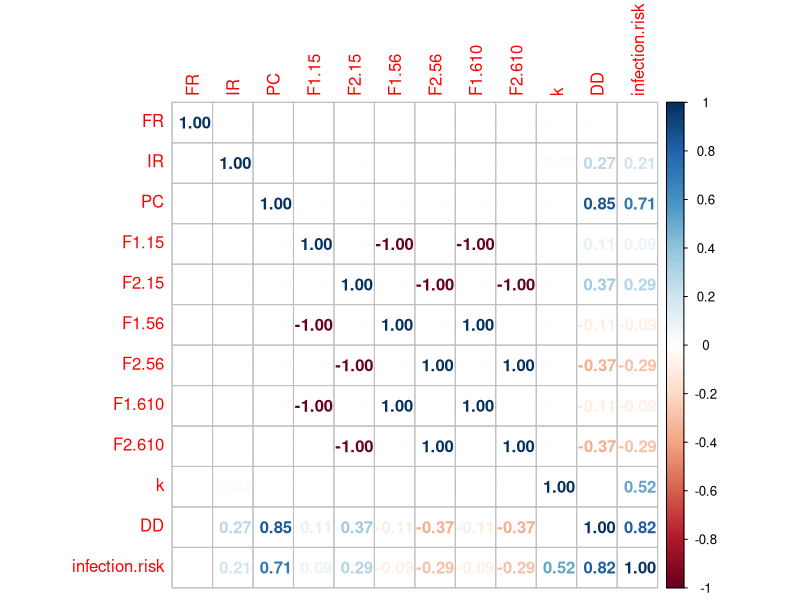
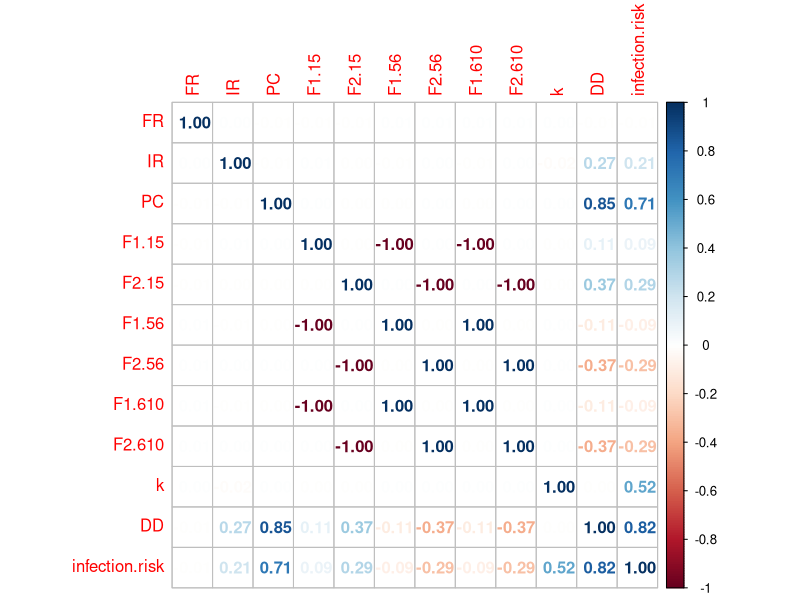
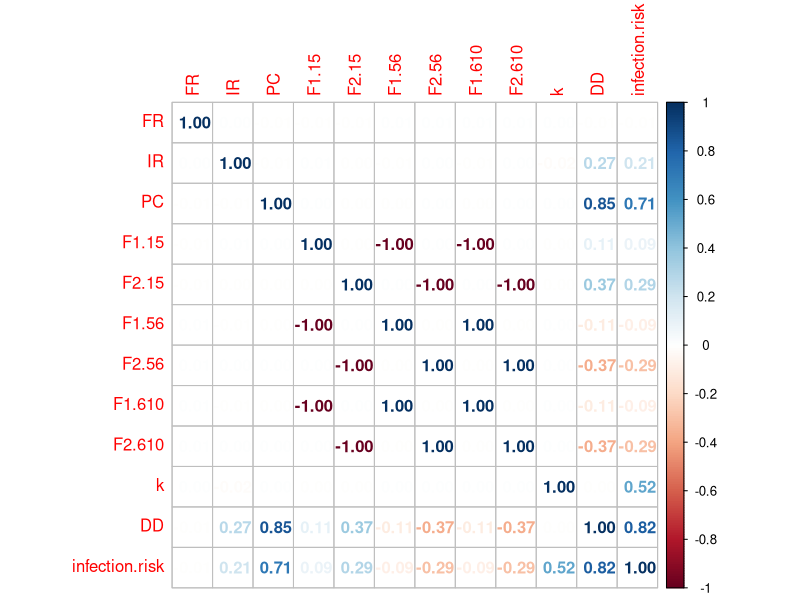
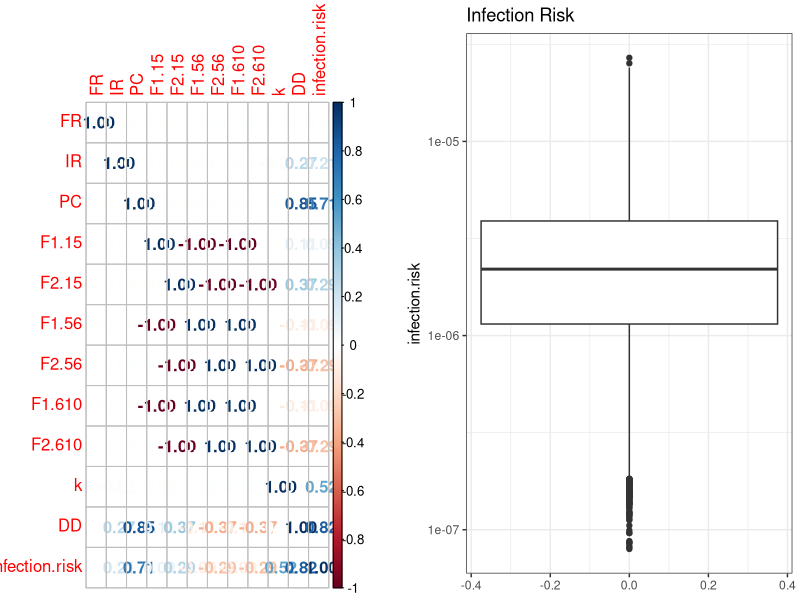
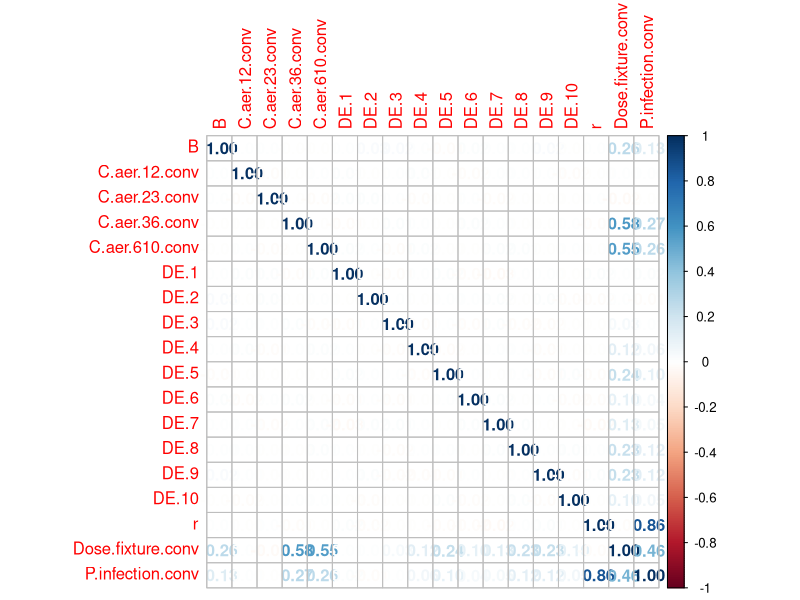
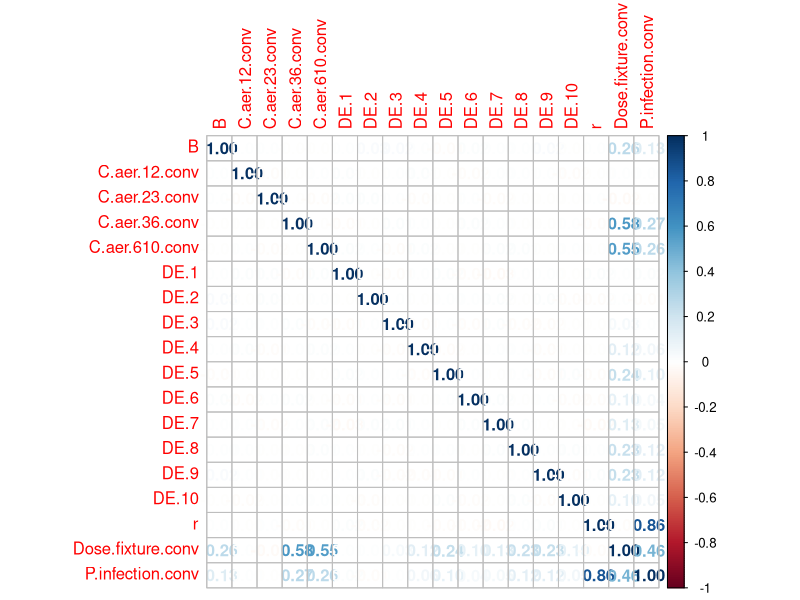
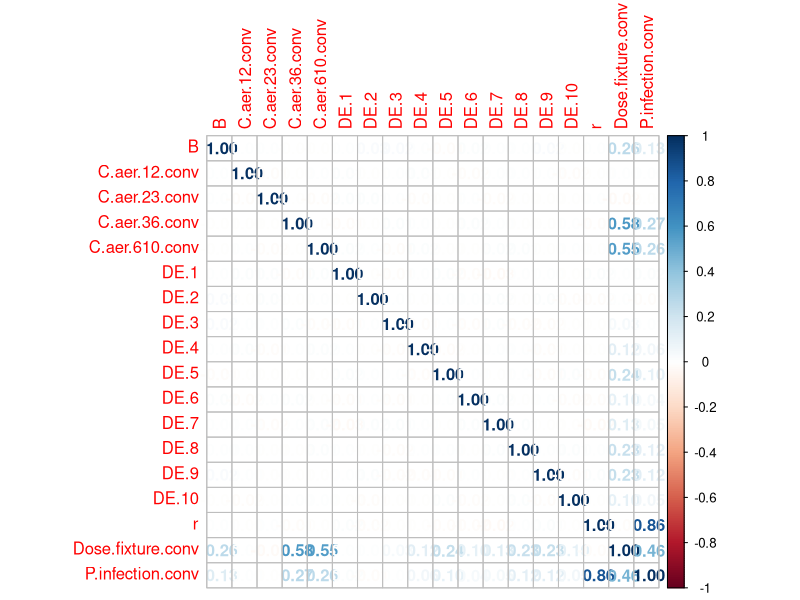
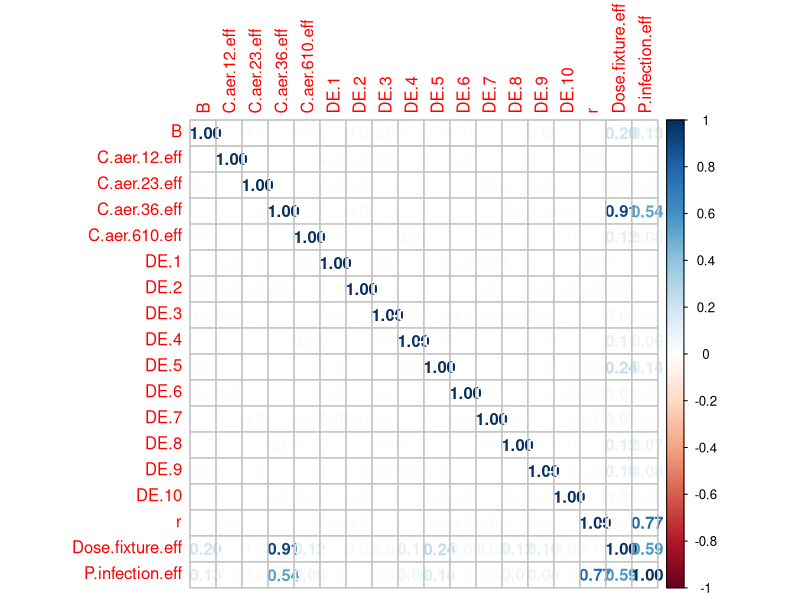

Source code (R) for these figures, in order:
# Amanda Wilson (AW)
# Environmental Health Sciences PhD student
# University of Arizona

#--------------------------Notes-----------------------------------------------------------

# 1/15/2020 - Began stochastic adjustments to Schoen & Ashbolt (2011) paper -AW



#------------------------------------------------------------------------------------------




#---------PART 1 - STOCHASTIC APPROACH TO SCHOEN & ASHBOLT (2011) MODEL--------------------



# This model is based on one discussed by Schoen & Ashbolt (2011) An in-premise model for
# Legionella exposure during showering events

schoen.ashbolt<-function(iterations,showerduration,C.water){
  
  #model function inputs
        #1-iterations
        #2-shower duration (minutes)
        #3-C.water (concentration of L. pneumophila in water - CFU/mL)
  
  #-----------model input parameters--------------------------
  
  #flow rate (L/hr)
  FR<-runif(iterations,350,370)
  #min = best estimate - 10 L/hr
  #max = best estimate + 10 L/hr
  #ARBITRARY BOUNDS RIGHT NOW
  
  #inhalation rate (m^3/hr)
  IR<-runif(iterations,0.72,1.5)
  #min = best estimate value
  #max = high value
  
  #partitioning coefficient
  PC<-runif(iterations,10^-6,1.9e-05)
  #min = low value
  #max = (Best estimate value - low value) + Best estimate value
  
  #-------aerosolizing parameters--------------------------------
  
  #----------aerosol size 1 - 5 um--------------
  
  #fraction of total aerosolized organisms in aeorosol size 1-5
  F1.15<-runif(iterations,0.75,1)
  #min = best estimate value
  #max = high value
  
  #fraction of total aerosols of size range 1-5um deposited at the alveoli
  F2.15<-runif(iterations,0.2,0.54)
  #min = best estimate value
  #max = high value
  
  #---------aerosol size 5 - 6 um---------------
  
  #fraction of total aerosolized organisms in aeorosol size 5-6
  F1.56<-(1-F1.15)*0.36
  #12% of aerosols other than 1-5
  
  #fraction of total aerosols of size range 5-6 deposited at the alveoli
  F2.56<-(1-F2.15)*0.125
  
  #--------aerosol size 6 - 10 um----------------
  
  #fraction of total aerosolized organisms in aerosol size 6-10
  F1.610<-(1-F1.15)*0.56
  
  #fraction of total aerosols of size range 6-10 deposited at the alveoli
  F2.610<-(1-F2.15)*0.0125
  
  ###########################################################
  
  #concentration of legionella in water (CFU/L)
  #c.water<-W.water/V.water #I think this equation is only needed if accounting for biofilm
  
  #exponential dose response
  k<-rlnorm(iterations,-2.93,0.49)
  #k<-5.99e-02
  #initializing vectors
  DD<-rep(0,iterations)
  infection.risk<-rep(0,iterations)
  
  C.air<-rep(0,iterations)
  V.air<-rep(0,iterations)
  exposure<-rep(0,iterations)
  exposure.char<-rep(0,iterations)
  
    #convert minutes to hour by dividing by 60
    exposure<-showerduration/60
    
    #volume of water used in shower  
    V.water<-FR*exposure
    
    V.air<-IR*exposure
    
    C.water.converted<-C.water*1000 #convert CFU/mL to CFU/L
    
    #concentration of legionella in air (CFU/m^3)
    C.air<-C.water.converted*PC
    
    #calculating deposited dose
    DD<-C.air*V.air*((F1.15*F2.15)+(F1.56*F2.56)+(F1.610*F2.610))
    
    #calculating infection risk
    infection.risk<-1-exp(-k*(DD))
    
    #saving inputs and outputs
    
    model<<-data.frame(FR=FR,IR=IR,PC=PC,F1.15=F1.15,F2.15=F2.15,F1.56=F1.56,F2.56=F2.56,F1.610=F1.610,
                       F2.610=F2.610,k=k,DD=DD,infection.risk=infection.risk)
    require(ggplot2)
    require(ggpubr)
    require(corrplot)
    require(gridExtra)
    require(grid)
    require(gridGraphics)
    
    mydata.cor=cor(model,method=c("spearman"))

    corrplot(mydata.cor,method="number")
    grid.echo()
    plot1<-grid.grab()
    #grid.draw(plot1)
    
    plot2<-ggplot(data=model)+geom_boxplot(aes(y=infection.risk))+ggtitle("Infection Risk")+
      scale_y_continuous(trans="log10")+theme_bw()
    
    windows()
    grid.arrange(plot1,plot2,nrow=1,ncol=2)
    
  }
  

schoen.ashbolt(10000,8,.1)


#--------PART 2 - HAMILTON ET AL. (2019) MODEL----------------------------------------------

# This model is based on one discussed by Hamilton et al. (2019) Risk-based critical levels
# of Legionella pneumophila for indoor water uses. Environmental Science & Technology.

# "volume of aerosols of various size diameters that are large enough to hold
# L. pneumophila bacteria but small enough to deposit at the alveoli (1 um < diameter < 10um)
# were considered" - equation 2 from paper
  

hamilton<-function(iterations,showerduration,C.water){
  
  
  #model function inputs
  #1-iterations
  #2-shower duration (minutes)
  #3-C.water (concentration of L. pneumophila in water - CFU/mL)


#truncnorm dist
require(truncnorm)

#vectors for loop

#Dose for conventional fixture
Dose.fixture.conv<-rep(0,iterations)

#Dose for water efficient fixture
Dose.fixture.eff<-rep(0,iterations)

#Breathing rate
B<-rep(0,iterations)

#Exposure time
t.shower<-rep(0,iterations)

#Concentration of legionella in water
C.leg<-rep(0,iterations)

#Probability of infection - conventional fixture
P.infection.conv<-rep(0,iterations)

#Probability of infection water efficient fixture
P.infection.eff<-rep(0,iterations)

  #Breathing rate (m^3/min)
  B<-runif(iterations,0.013,0.017)
  
  #Exposure duration (min)
  t.shower<-showerduration
  
  #Legionella concentration
  C.leg<-C.water*1000
  
  #CONVENTIONAL
  #concentration of aerosols at diameter 1-2
  C.aer.12.conv<-rlnorm(iterations,17.5,0.30)
  
  #concentration of aerosols at diameter 2-3
  C.aer.23.conv<-rlnorm(iterations,17.5,0.17)
  
  #concentration of aerosols at diameter 3-6
  C.aer.36.conv<-rlnorm(iterations,19.5,0.35)
  
  #concentration of aerosols at diameter 6-10
  C.aer.610.conv<-rlnorm(iterations,20,0.31)
  
  #WATER EFFICIENT
  #concentration of aerosols at diameter 1-2
  C.aer.12.eff<-rlnorm(iterations,18.1,0.57)
  #concentration of aerosols at diameter 2-3
  C.aer.23.eff<-rlnorm(iterations,17.9,0.64)
  #concentration of aerosols at diameter 3-6
  C.aer.36.eff<-rlnorm(iterations,18.7,0.52)
  #concentration of aerosols at diameter 6-10
  C.aer.610.eff<-rlnorm(iterations,18.3,0.14)
  
  #deposition efficiencies
  DE.1<-runif(iterations,0.23,0.25)
  DE.2<-runif(iterations,0.40,0.53)
  DE.3<-runif(iterations,0.36,0.62)
  DE.4<-runif(iterations,0.29,0.61)
  DE.5<-runif(iterations,0.19,0.52)
  DE.6<-runif(iterations,0.10,0.4)
  DE.7<-runif(iterations,0.06,0.29)
  DE.8<-runif(iterations,0.03,0.19)
  DE.9<-runif(iterations,0.01,0.12)
  DE.10<-runif(iterations,0.01,0.06)
  
  #percent aerosolized
  F.1<-17.50
  F.2<-16.39
  F.3<-15.56
  F.4<-6.67
  F.5<-3.89
  F.6<-2.50
  F.7<-2.78
  F.8<-5.00
  F.9<-5.28
  F.10<-3.89
  
  #volume of aerosol for size bin i
  V.1<-(4/3)*pi*(1*10^(-6))^3
  V.2<-(4/3)*pi*(2*10^(-6))^3
  V.3<-(4/3)*pi*(3*10^(-6))^3
  V.4<-(4/3)*pi*(4*10^(-6))^3
  V.5<-(4/3)*pi*(5*10^(-6))^3
  V.6<-(4/3)*pi*(6*10^(-6))^3
  V.7<-(4/3)*pi*(7*10^(-6))^3
  V.8<-(4/3)*pi*(8*10^(-6))^3
  V.9<-(4/3)*pi*(9*10^(-6))^3
  V.10<-(4/3)*pi*(10*10^(-6))^3
  
  sum.calculation.conv<-(C.aer.12.conv*DE.1*F.1*V.1)+(C.aer.23.conv*DE.2*F.2*V.2)+(C.aer.36.conv*DE.3*F.3*V.3)+
    (C.aer.36.conv*DE.4*F.1*V.4)+(C.aer.36.conv*DE.5*F.1*V.5)+(C.aer.610.conv*DE.6*F.6*V.6)+
    (C.aer.610.conv*DE.7*F.7*V.7)+(C.aer.610.conv*DE.8*F.8*V.8)+(C.aer.610.conv*DE.9*F.9*V.9)+
    (C.aer.610.conv*DE.10*F.10*V.10)
    
  
  sum.calculation.eff<-(C.aer.12.eff*DE.1*F.1*V.1)+(C.aer.23.eff*DE.2*F.2*V.2)+(C.aer.36.eff*DE.3*F.3*V.3)+
    (C.aer.36.eff*DE.4*F.1*V.4)+(C.aer.36.eff*DE.5*F.1*V.5)+(C.aer.610.eff*DE.6*F.6*V.6)+
    (C.aer.610.eff*DE.7*F.7*V.7)+(C.aer.610.eff*DE.8*F.8*V.8)+(C.aer.610.eff*DE.9*F.9*V.9)+
    (C.aer.610.eff*DE.10*F.10*V.10)
  
  
  #Dose (conventional fixture)
  Dose.fixture.conv<-C.leg*B*t.shower*sum.calculation.conv
  
  #Dose (water efficient fixture)
  Dose.fixture.eff<-C.leg*B*t.shower*sum.calculation.eff
  
  #Dose response parameter
  r<-rlnorm(iterations,-2.93,0.49)
  
  P.infection.conv<-1-exp(-r*Dose.fixture.conv)
  
  P.infection.eff<-1-exp(-r*Dose.fixture.eff)
  
  model.conv<<-data.frame(B=B,C.aer.12.conv,C.aer.23.conv,C.aer.36.conv,C.aer.610.conv,DE.1,
                          DE.2,DE.3,DE.4,DE.5,DE.6,DE.7,DE.8,DE.9,DE.10,r,Dose.fixture.conv,
                          P.infection.conv)
  
  model.eff<<-data.frame(B=B,C.aer.12.eff,C.aer.23.eff,C.aer.36.eff,C.aer.610.eff,DE.1,
                         DE.2,DE.3,DE.4,DE.5,DE.6,DE.7,DE.8,DE.9,DE.10,r,Dose.fixture.eff,
                         P.infection.eff)
  require(ggplot2)
  require(ggpubr)
  require(corrplot)
  require(gridExtra)
  require(grid)
  require(gridGraphics)
  
  mydata.cor.conv=cor(model.conv,method=c("spearman"))
  corrplot(mydata.cor.conv,method="number")
  grid.echo()
  plot1.conv<-grid.grab()
  #grid.draw(plot1)
  
  mydata.cor.eff=cor(model.eff,method=c("spearman"))
  corrplot(mydata.cor.eff,method="number")
  grid.echo()
  plot1.eff<-grid.grab()
  
  combinedinfection<-data.frame(infectionrisk=c(P.infection.eff,P.infection.conv),
                                type=c(rep("Water Efficient",iterations),rep("Conventional",iterations)))
  
    ggplot(data=combinedinfection)+geom_boxplot(aes(y=infectionrisk,x=type,group=type))+
    scale_y_continuous(trans="log10",name="Infection Risk")+theme_bw()+scale_x_discrete(name="Shower Type")

  }

hamilton(10000,8,.1)

#comparison

comparison<-function(iterations,showerduration,C.water){
  schoen.ashbolt(iterations,showerduration,C.water)
  hamilton(iterations,showerduration,C.water)
  
  infectionrisk.all<-c(model$infection.risk,model.conv$P.infection.conv,model.eff$P.infection.eff)
  infectionrisk.all<-c(infectionrisk.all,infectionrisk.all)
  model<-c(rep("Schoen & Ashbolt",iterations),rep("Hamilton",iterations*2),rep("Combined",iterations*3))
  showertype<-c(rep("conventional or unspecified",iterations*2),rep("water efficient",iterations),rep("combined",iterations*3))
  
  frameall<-data.frame(infection.risk=infectionrisk.all,model=model,showertype=showertype)
  
  ggplot(data=frameall)+geom_boxplot(aes(x=model,y=infectionrisk.all,colour=showertype))+scale_y_continuous(trans="log10",name="Infection Risk")+
  scale_x_discrete(name="Model Source")+scale_colour_discrete(name="Shower Type")
}

comparison(10000,8,.1)
